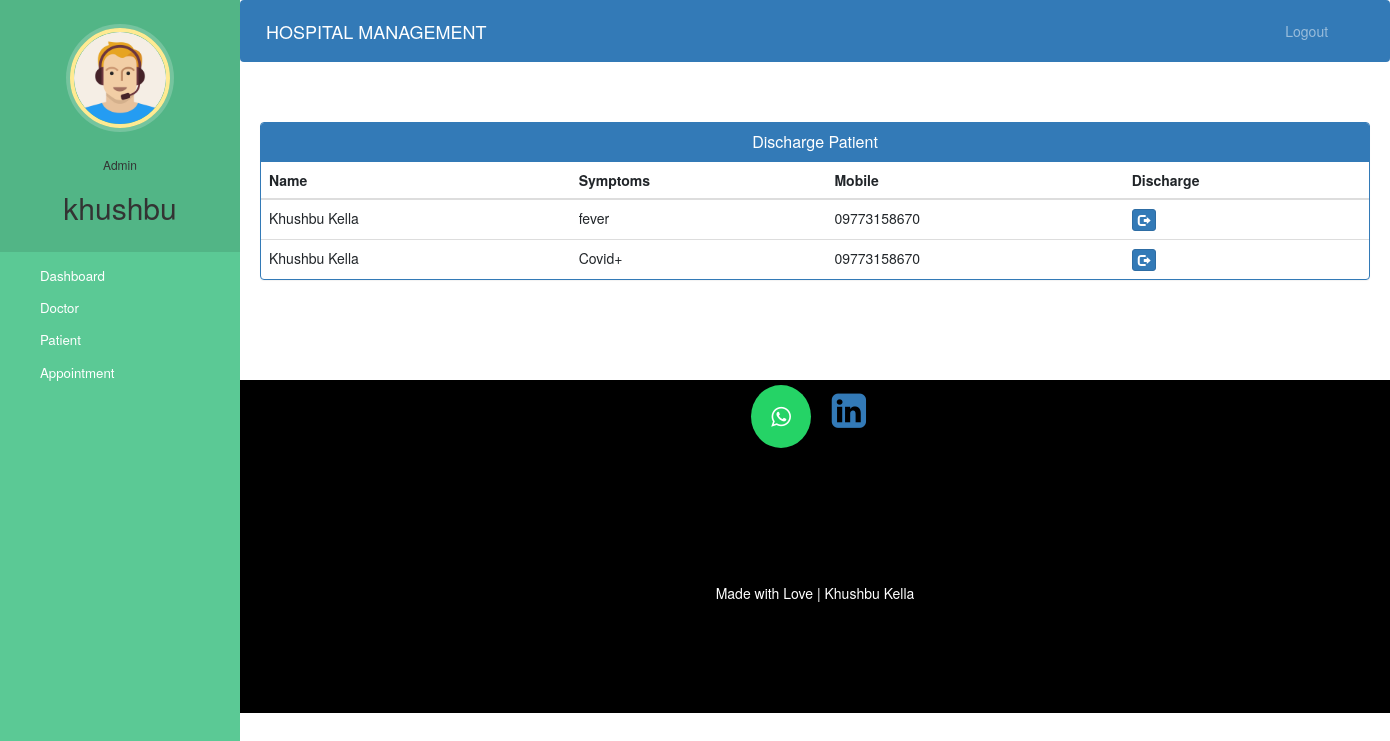
Screenshot of /admin-discharge-patient (signed in) with the database file from the repository.
### hospital/models.py (models this page shows, shortened)
class Patient(models.Model):
    user=models.OneToOneField(User,on_delete=models.CASCADE)
    profile_pic= models.ImageField(upload_to='profile_pic/PatientProfilePic/',null=True,blank=True)
    address = models.CharField(max_length=40)
    mobile = models.CharField(max_length=20,null=False)
    symptoms = models.CharField(max_length=100,null=False)
    assignedDoctorId = models.PositiveIntegerField(null=True)
    admitDate=models.DateField(auto_now=True)
    status=models.BooleanField(default=False)
    @property
    def get_name(self):
        return self.user.first_name+" "+self.user.last_name

### hospital/views.py (the view)
# urls.py: path('admin-discharge-patient', views.admin_discharge_patient_view,name='admin-discharge-patient'),
@login_required(login_url='adminlogin')
@user_passes_test(is_admin)
def admin_discharge_patient_view(request):
    patients=models.Patient.objects.all().filter(status=True)
    return render(request,'hospital/admin_discharge_patient.html',{'patients':patients})

### hospital/views.py (called while the page is built)
def is_admin(user):
    return user.groups.filter(name='ADMIN').exists()

### templates/hospital/admin_discharge_patient.html (shortened to what this page needs)
{% extends 'hospital/admin_base.html' %}
{% block content %}
<head>
  <link href="//netdna.bootstrapcdn.com/bootstrap/3.0.0/css/bootstrap.min.css" rel="stylesheet" id="bootstrap-css">
</head>
<div class="container">
  <div class="panel panel-primary">
    <div class="panel-heading">
      <h6 class="panel-title">Discharge Patient</h6>
    </div>
    <table class="table table-hover" id="dev-table">
      <thead>
        <tr>
          <th>Name</th>
          <th>Symptoms</th>
          <th>Mobile</th>
          <th>Discharge</th>
        </tr>
      </thead>
      {% for p in patients %}
      <tr>
        <td> {{p.get_name}}</td>
        <td>{{p.symptoms}}</td>
        <td>{{p.mobile}}</td>
        <td><a class="btn btn-primary btn-xs" href="{% url 'discharge-patient' p.id  %}"><span class="glyphicon glyphicon-log-out"></span></a></td>
      </tr>
      {% endfor %}
    </table>
  </div>
</div>
{% endblock content %}

### templates/hospital/admin_base.html (shortened to what this page needs)
<!DOCTYPE html>
{% load static %}
<html lang="en">
<head>
  <link rel="stylesheet" href="https://stackpath.bootstrapcdn.com/bootstrap/4.3.1/css/bootstrap.min.css">
  <link rel="stylesheet" href="https://maxcdn.bootstrapcdn.com/font-awesome/4.7.0/css/font-awesome.min.css">
  <link rel="stylesheet" href="{% static '/style.css' %}">
</head>
<body>
  <nav class="menu" tabindex="0">
    <header class="avatar">
      <img src="{% static "images/adminpropic.png" %}" />
      <br><br>
      <h6>Admin</h6>
      <h2>{{request.user.first_name}}</h2>
    </header>
    <ul>
      <li tabindex="0" class="icon-dashboard"> <a style="color:white; text-decoration:none;" href="/admin-dashboard"><span>Dashboard</span></a> </li>
      <li tabindex="0" class="icon-customers"> <a style="color:white; text-decoration:none;" href="/admin-doctor"><span>Doctor</span></a></li>
      <li tabindex="0" class="icon-users"> <a style="color:white; text-decoration:none;" href="/admin-patient"><span>Patient</span></a></li>
      <li tabindex="0" class="icon-calendar"> <a style="color:white; text-decoration:none;" href="/admin-appointment"><span>Appointment</span></a></li>
    </ul>
  </nav>
  <main>
    <div class="bs-example">
      <nav class="navbar navbar-expand-md  navbar-dark fixed-top" style="background:#337AB7;">
        <a href="/admin-dashboard" class="navbar-brand">HOSPITAL MANAGEMENT</a>
        <div class="collapse navbar-collapse justify-content-between" id="navbarCollapse">
          <div class="navbar-nav" style=" margin-left: 90%;">
            <a href="/logout" class="nav-item nav-link">Logout</a>
          </div>
        </div>
      </nav>
    </div>
    <br><br>
    {% block content %}
    {% endblock content %}
    <br><br><br><br>
    <footer>
      <p>
        <a id="ftr" href="https://api.whatsapp.com/send?phone=919773158670" class="fa fa-whatsapp"></a>
        <a href="https://www.linkedin.com/in/khushbu-kella/" class="fa fa-linkedin-square" style="font-size:40px"></a>
      </p>
      <br>
      <div class="container">
        <div class="row">
          <div class="col-md-12 col-sm-12">
            <div style="color:#ffffff;" class="wow fadeInUp footer-copyright">
              <p>Made with Love | Khushbu Kella
            </div>
          </div>
        </div>
      </div>
    </footer>
  </main>
</body>
</html>

### static/style.css (style rules this page uses)
body { padding-left: 240px; }
main { position: relative; height: 100vh; }
.menu { background: #5bc995; height: 100vh; width: 240px; position: fixed; top: 0px; left: 0; z-index: 5; outline: none; }
.menu .avatar { background: rgba(0, 0, 0, 0.1); padding: 2em 0.5em; text-align: center; }
.menu .avatar img { width: 100px; border-radius: 50%; overflow: hidden; border: 4px solid #ffea92; box-shadow: 0 0 0 4px rgba(255, 255, 255, 0.2); }
.menu .avatar h2 { font-weight: normal; margin-bottom: 0; }
.menu ul { list-style: none; padding: 0.5em 0; margin: 0; }
.menu ul li { padding: 0.5em 1em 0.5em 3em; font-size: 0.95em; font-weight: regular; background-repeat: no-repeat; background-position: left 15px center; background-size: auto 20px; transition: all 0.15s linear; cursor: pointer; }
.menu ul li.icon-dashboard { background-image: url("http://www.entypo.com/images//gauge.svg"); }
.menu ul li.icon-customers { background-image: url("http://www.entypo.com/images//briefcase.svg"); }
.menu ul li.icon-users { background-image: url("http://www.entypo.com/images//users.svg"); }
.menu ul li.icon-calendar { background-image: url("http://www.entypo.com/images//calendar.svg"); }

### templates/hospital/admin_base.html (style rules this page uses)
a:link { text-decoration: none; }
a { color: white; }
footer { padding: 0px 0px 0px 0px; background-color: black; margin: 0px; }
#ftr { padding: 20px; }
.fa { font-size: 23px; width: 60px; text-align: center; text-decoration: none; margin: 5px 2px; border-radius: 50%; }
.fa-whatsapp { background: #25d366; color: white; }
p { text-align: center; }
body { padding-left: 240px; }
main { position: relative; height: 100vh; }
.menu { background: #5bc995; height: 100vh; width: 240px; position: fixed; top: 0px; left: 0; z-index: 5; outline: none; }
.menu .avatar { background: rgba(0, 0, 0, 0.1); padding: 2em 0.5em; text-align: center; }
.menu .avatar img { width: 100px; border-radius: 50%; overflow: hidden; border: 4px solid #ffea92; box-shadow: 0 0 0 4px rgba(255, 255, 255, 0.2); }
.menu .avatar h2 { font-weight: normal; margin-bottom: 0; }
.menu ul { list-style: none; padding: 0.5em 0; margin: 0; }
.menu ul li { padding: 0.5em 1em 0.5em 3em; font-size: 0.95em; font-weight: regular; background-repeat: no-repeat; background-position: left 15px center; background-size: auto 20px; transition: all 0.15s linear; cursor: pointer; }
.menu ul li.icon-dashboard { background-image: url("http://www.entypo.com/images//gauge.svg"); }
.menu ul li.icon-customers { background-image: url("http://www.entypo.com/images//briefcase.svg"); }
.menu ul li.icon-users { background-image: url("http://www.entypo.com/images//users.svg"); }
.menu ul li.icon-calendar { background-image: url("http://www.entypo.com/images//calendar.svg"); }

### templates/hospital/admin_discharge_patient.html (style rules this page uses)
a:link { text-decoration: none; }
h6 { text-align: center; }
.row { margin: 100px; }

### rows the page displays
Patient: get_name "Khushbu Kella", symptoms "fever", mobile "09773158670"
Patient: get_name "Khushbu Kella", symptoms "Covid+", mobile "09773158670"

### other values shown
{{ request.user.first_name }} "khushbu"
